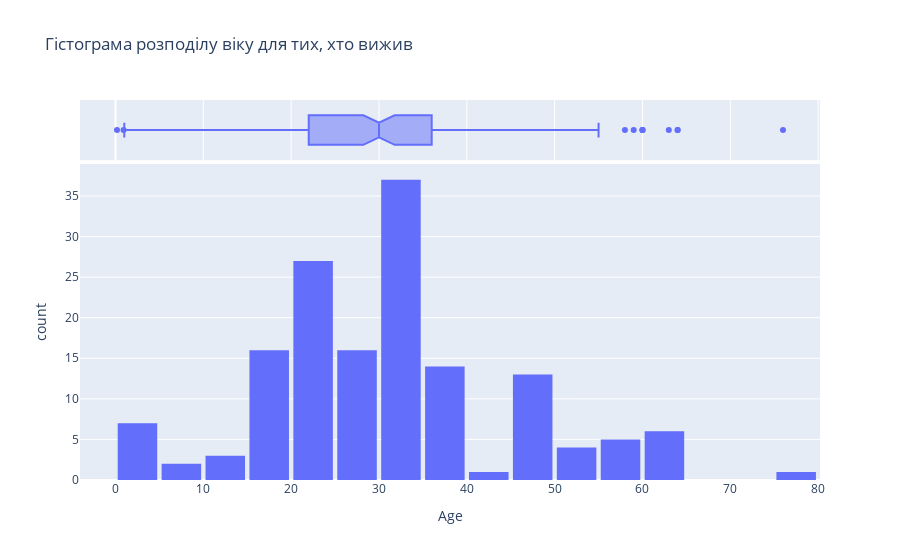

The notebook cell this image was saved under:
### Markdown cell above
## 20. Побудуйте гістограму розподілу віку для тих, хто вижив, і тих, хто не вижив. Чи є видимі відмінності у вікових групах (дати відповідь)?

### Code cell
fig = px.histogram(df_titanic_to_use[df_titanic_to_use['Survived'] == 1],
                   x = 'Age',
                   marginal = 'box',
                   title = 'Гістограма розподілу віку для тих, хто вижив')

fig.update_layout(bargap=0.1)

fig.show()

### Figure 1 — Plotly figure (JSON) as saved in the notebook; plotly's stock layout.template omitted (floating-point values rounded to 4 significant figures; data arrays with more than 128 entries replaced by an {"elided": "..."} marker saying what was removed)
{"data": [{"alignmentgroup": "True", "bingroup": "x", "hovertemplate": "Age=%{x}<br>count=%{y}<extra></extra>", "legendgroup": "", "marker": {"color": "#636efa", "pattern": {"shape": ""}}, "name": "", "offsetgroup": "", "orientation": "v", "showlegend": false, "type": "histogram", "x": {"elided": "152 float values"}, "xaxis": "x", "yaxis": "y"}, {"alignmentgroup": "True", "hovertemplate": "Age=%{x}<extra></extra>", "legendgroup": "", "marker": {"color": "#636efa"}, "name": "", "notched": true, "offsetgroup": "", "showlegend": false, "type": "box", "x": {"elided": "152 float values"}, "xaxis": "x2", "yaxis": "y2"}], "layout": {"bargap": 0.1, "barmode": "relative", "legend": {"tracegroupgap": 0}, "title": {"text": "Гістограма розподілу віку для тих, хто вижив"}, "xaxis": {"anchor": "y", "domain": [0, 1], "title": {"text": "Age"}}, "xaxis2": {"anchor": "y2", "domain": [0, 1], "matches": "x", "showgrid": true, "showticklabels": false}, "yaxis": {"anchor": "x", "domain": [0, 0.8316], "title": {"text": "count"}}, "yaxis2": {"anchor": "x2", "domain": [0.8416, 1], "matches": "y2", "showgrid": false, "showline": false, "showticklabels": false, "ticks": ""}}}
